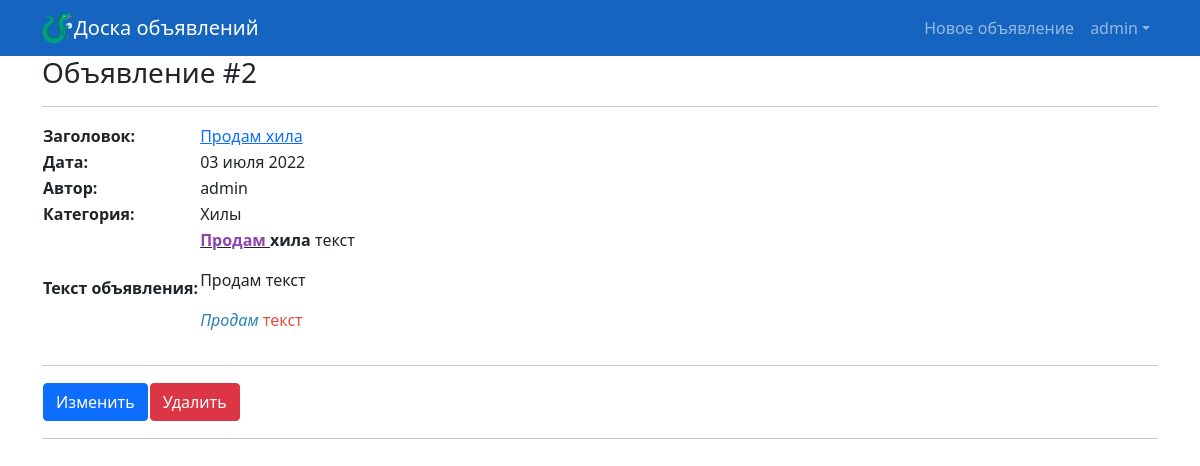
Page /2/ (signed in) on the committed database.
### accounts/models.py (models this page shows)
class MyUser(AbstractUser):
    USERNAME_FIELD = 'email'
    email = models.EmailField(('E-mail'), unique=True, help_text='Обязательное поле, Ваша электронная почта.')
    REQUIRED_FIELDS = ['username', ]
    subscriber = models.BooleanField(
        ("Статус подписки на новости"),
        default=True,
    )

### board/models.py (models this page shows, shortened)
class Ad(models.Model):
    title = models.CharField(max_length=254, verbose_name='Заголовок объявления')
    text = RichTextUploadingField(verbose_name='Текст объявления')
    create_datetime = models.DateTimeField(auto_now_add=True)
    create_user = models.OneToOneField(MyUser, on_delete=models.CASCADE, verbose_name='Автор')
    category = models.ForeignKey(Category, on_delete=models.CASCADE, verbose_name='Категория')

class Category(models.Model):
    title = models.CharField(max_length=128, verbose_name='Наименование категории', unique=True)
    def __str__(self):
        return f'{self.title}'

### board/views.py (the view)
# urls.py: path('<int:pk>/', AdDetail.as_view(), name='ad'),
class AdDetail(DetailView):
    model = Ad
    template_name = 'ad_detail.html'
    context_object_name = 'ad'
    def get_context_data(self, **kwargs):
        context = super().get_context_data(**kwargs)
        try:
            ad_resp = AdResponse.objects.get(ad=self.object, sender=self.request.user)
            if ad_resp:
                context['ad_resp'] = ad_resp
        except AdResponse.DoesNotExist:
            context['ad_resp'] = False
        return context
    def get_queryset(self):
        return Ad.objects.all().select_related("category")

### board/templates/board/ad_detail.html (shortened to what this page needs)
{% extends "base.html" %}
{% block content %}
    <h3>Объявление #{{ ad.id }}</h3>
    <hr>
        <table>
            <tr align="left">
                <td><b>Заголовок:</b></td>
                <td><a href="/{{ ad.pk }}">{{ ad.title }}</td>
            </tr>
            <tr align="left">
                <td><b>Дата:</b></td>
                <td>{{ ad.create_datetime|date:'d E Y' }}</td>
            </tr>
            <tr align="left">
                <td><b>Автор:</b></td>
                <td>{{ ad.create_user.username }}</td>
            </tr>
            <tr align="left">
                <td><b>Категория:</b></td>
                <td>{{ ad.category }}</td>
            </tr>
            <tr align="left">
                <td><b>Текст объявления:</b></td>
                <td>{{ ad.text|safe }}</td>
            </tr>
        </table>
        <hr>
    {% if ad.create_user.id == user.id or user.is_staff == 1 %}
    <table>
        <tr align="left">
            <td><a class="btn btn-primary" href="{% url 'ad_edit' ad.id %}" role="button">Изменить</a> </td>
            <td><a class="btn btn-danger" href="{% url 'ad_delete' ad.id %}" role="button">Удалить</a> </td>
        </tr>
    </table>
    <hr>
    {% endif %}
{% endblock %}

### board/templates/board/base.html (shortened to what this page needs)
<!DOCTYPE html>
<html lang="ru">
    <head>
        {% load static %}
        <link href="{% static 'css/styles.css' %}" rel="stylesheet" />
    </head>
    <body>
        <nav class="navbar navbar-expand-lg navbar-dark bg-dark">
            <div class="container">
                <img src="{% static 'dragonside-svgrepo-com.svg' %}" width='32' height='32'>
                <a class="navbar-brand" href="/">Доска объявлений</a>
                <div class="collapse navbar-collapse" id="navbarSupportedContent">
                    <ul class="navbar-nav ms-auto mb-2 mb-lg-0">
                        <li class="nav-item"><a class="nav-link" href="{% url 'ad_create' %}">Новое объявление</a></li>
                        {% if user.is_authenticated %}
                        <li class="nav-item dropdown">
                            <a class="nav-link dropdown-toggle" id="navbarDropdown" href="#" role="button" data-bs-toggle="dropdown" aria-expanded="false">{{ user.username }}</a>
                        </li>
                        {% else %}
                        <a class="nav-link active" aria-current="page" href="{% url 'login' %}">Авторизация</a>
                        {% endif %}
                    </ul>
                </div>
            </div>
        </nav>
        <div class="container">
            {% block content %}
            {% endblock %}
        </div>
    </body>
</html>

### rows in the picture
MyUser: username "admin"
Ad: id "2", title "Продам хила", create_datetime "03 июля 2022", create_user.username "admin", category "Хилы", text "Продам хила текст Продам текст Продам текст"
